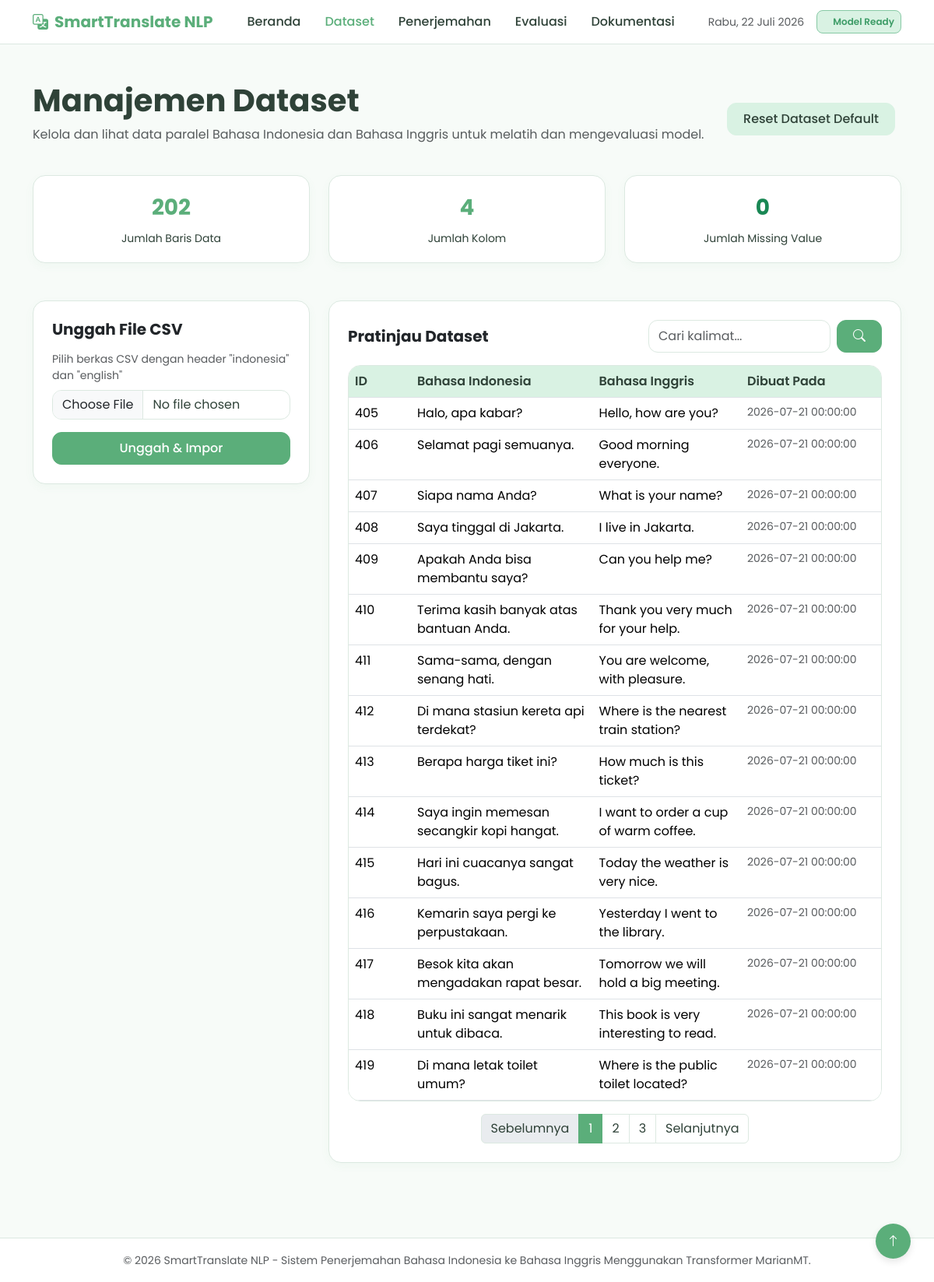
The page /dataset on the database its author committed.
### tables this page shows
CREATE TABLE dataset (
            id INTEGER PRIMARY KEY AUTOINCREMENT,
            indonesia TEXT,
            english TEXT,
            created_at TIMESTAMP DEFAULT CURRENT_TIMESTAMP
        );

### app.py (the view)
@app.route("/dataset")
def dataset():
    page = request.args.get("page", 1, type=int)
    search_query = request.args.get("search", "", type=str)
    per_page = 15
    items, total_count = get_dataset_from_db(page, per_page, search_query)
    stats = get_dataset_stats()
    total_pages = (total_count + per_page - 1) // per_page
    return render_template(
        "dataset.html",
        active_page="dataset",
        today_date=get_formatted_date(),
        items=items,
        page=page,
        total_pages=total_pages,
        search_query=search_query,
        stats=stats
    )

### src/database.py (called while the page is built)
def get_db_connection():
    conn = sqlite3.connect(Config.DATABASE_PATH)
    conn.row_factory = sqlite3.Row
    return conn

### src/dataset.py (called while the page is built)
def get_dataset_stats():
    conn = get_db_connection()
    cursor = conn.cursor()
    cursor.execute("SELECT COUNT(*) FROM dataset")
    total_rows = cursor.fetchone()[0]
    cursor.execute("SELECT COUNT(*) FROM dataset WHERE indonesia IS NULL OR indonesia = '' OR english IS NULL OR english = ''")
    missing_values = cursor.fetchone()[0]
    conn.close()
    return {
        "total_rows": total_rows,
        "total_cols": 4,
        "missing_values": missing_values
    }

### src/utils.py (called while the page is built)
def get_formatted_date() -> str:
    days = ["Senin", "Selasa", "Rabu", "Kamis", "Jumat", "Sabtu", "Minggu"]
    months = [
        "Januari", "Februari", "Maret", "April", "Mei", "Juni",
        "Juli", "Agustus", "September", "Oktober", "November", "Desember"
    ]
    now = datetime.datetime.now()
    day_name = days[now.weekday()]
    month_name = months[now.month - 1]
    return f"{day_name}, {now.day} {month_name} {now.year}"

### templates/dataset.html (shortened to what this page needs)
{% extends "base.html" %}
{% block content %}
<div class="d-flex justify-content-between align-items-center mb-4">
    <div>
        <h1 class="fw-bold">Manajemen Dataset</h1>
        <p class="text-muted">Kelola dan lihat data paralel Bahasa Indonesia dan Bahasa Inggris untuk melatih dan mengevaluasi model.</p>
    </div>
    <div>
        <a href="{{ url_for('import_default_dataset') }}" class="btn btn-secondary me-2">Reset Dataset Default</a>
    </div>
</div>
<div class="row g-4 mb-4">
    <div class="col-md-4">
        <div class="card stat-card">
            <div class="stat-val">{{ stats.total_rows }}</div>
            <div class="stat-lbl mt-2">Jumlah Baris Data</div>
        </div>
    </div>
    <div class="col-md-4">
        <div class="card stat-card">
            <div class="stat-val">{{ stats.total_cols }}</div>
            <div class="stat-lbl mt-2">Jumlah Kolom</div>
        </div>
    </div>
    <div class="col-md-4">
        <div class="card stat-card">
            <div class="stat-val {% if stats.missing_values > 0 %}text-danger{% else %}text-success{% endif %}">
                {{ stats.missing_values }}
            </div>
            <div class="stat-lbl mt-2">Jumlah Missing Value</div>
        </div>
    </div>
</div>
<div class="row g-4 mb-4">
    <div class="col-lg-4">
        <div class="card">
            <h5 class="fw-bold mb-3">Unggah File CSV</h5>
            <form action="{{ url_for('upload_dataset') }}" method="POST" enctype="multipart/form-data">
                <div class="mb-3">
                    <label for="csvFile" class="form-label text-muted small">Pilih berkas CSV dengan header "indonesia" dan "english"</label>
                    <input class="form-control" type="file" id="csvFile" name="file" accept=".csv" required>
                </div>
                <button type="submit" class="btn btn-primary w-100">Unggah & Impor</button>
            </form>
        </div>
    </div>
    <div class="col-lg-8">
        <div class="card">
            <div class="d-flex justify-content-between align-items-center mb-3">
                <h5 class="fw-bold m-0">Pratinjau Dataset</h5>
                <form action="{{ url_for('dataset') }}" method="GET" class="d-flex gap-2" style="width: 300px;">
                    <input type="text" name="search" class="form-control" placeholder="Cari kalimat..." value="{{ search_query }}">
                    <button type="submit" class="btn btn-primary"><i class="bi bi-search"></i></button>
                </form>
            </div>
            <div class="table-responsive table-custom mb-3">
                <table class="table table-hover m-0">
                    <thead>
                        <tr>
                            <th style="width: 80px;">ID</th>
                            <th>Bahasa Indonesia</th>
                            <th>Bahasa Inggris</th>
                            <th style="width: 180px;">Dibuat Pada</th>
                        </tr>
                    </thead>
                    <tbody>
                        {% if items %}
                            {% for item in items %}
                            <tr>
                                <td>{{ item.id }}</td>
                                <td>{{ item.indonesia }}</td>
                                <td>{{ item.english }}</td>
                                <td class="text-muted small">{{ item.created_at }}</td>
                            </tr>
                            {% endfor %}
                        {% else %}
                            <tr>
                                <td colspan="4" class="text-center text-muted">Tidak ada data untuk ditampilkan.</td>
                            </tr>
                        {% endif %}
                    </tbody>
                </table>
            </div>
            {% if total_pages > 1 %}
            <nav>
                <ul class="pagination justify-content-center m-0">
                    <li class="page-item {% if page == 1 %}disabled{% endif %}">
                        <a class="page-link" href="{{ url_for('dataset', page=page-1, search=search_query) }}">Sebelumnya</a>
                    </li>
                    {% for p in range(1, total_pages + 1) %}
                        {% if p == page or (p >= page - 2 and p <= page + 2) %}
                        <li class="page-item {% if p == page %}active{% endif %}">
                            <a class="page-link" href="{{ url_for('dataset', page=p, search=search_query) }}">{{ p }}</a>
                        </li>
                        {% endif %}
                    {% endfor %}
                    <li class="page-item {% if page == total_pages %}disabled{% endif %}">
                        <a class="page-link" href="{{ url_for('dataset', page=page+1, search=search_query) }}">Selanjutnya</a>
                    </li>
                </ul>
            </nav>
            {% endif %}
        </div>
    </div>
</div>
{% endblock %}

### templates/base.html (shortened to what this page needs)
<!DOCTYPE html>
<html lang="id">
<head>
    <link href="https://cdn.jsdelivr.net/npm/bootstrap@5.3.3/dist/css/bootstrap.min.css" rel="stylesheet">
    <link href="https://cdn.jsdelivr.net/npm/bootstrap-icons@1.11.3/font/bootstrap-icons.min.css" rel="stylesheet">
    <link href="{{ url_for('static', filename='css/style.css') }}" rel="stylesheet">
</head>
<body>
    <nav class="navbar navbar-expand-lg sticky-top">
        <div class="container">
            <a class="navbar-brand d-flex align-items-center" href="{{ url_for('index') }}">
                <i class="bi bi-translate me-2"></i>
                <span>SmartTranslate NLP</span>
            </a>
            <div class="collapse navbar-collapse" id="navbarNav">
                <ul class="navbar-nav mx-auto">
                    <li class="nav-item">
                        <a class="nav-link {% if active_page == 'index' %}active{% endif %}" href="{{ url_for('index') }}">Beranda</a>
                    </li>
                    <li class="nav-item">
                        <a class="nav-link {% if active_page == 'dataset' %}active{% endif %}" href="{{ url_for('dataset') }}">Dataset</a>
                    </li>
                    <li class="nav-item">
                        <a class="nav-link {% if active_page == 'translate' %}active{% endif %}" href="{{ url_for('translate') }}">Penerjemahan</a>
                    </li>
                    <li class="nav-item">
                        <a class="nav-link {% if active_page == 'evaluation' %}active{% endif %}" href="{{ url_for('evaluation') }}">Evaluasi</a>
                    </li>
                    <li class="nav-item">
                        <a class="nav-link {% if active_page == 'documentation' %}active{% endif %}" href="{{ url_for('documentation') }}">Dokumentasi</a>
                    </li>
                </ul>
                <div class="d-flex align-items-center gap-3">
                    <span class="navbar-text text-muted small d-none d-lg-inline">{{ today_date }}</span>
                    <span class="badge badge-ready p-2 small d-flex align-items-center gap-1">
                        Model Ready
                    </span>
                </div>
            </div>
        </div>
    </nav>
    <div class="container my-5">
        {% block content %}{% endblock %}
    </div>
    <button id="scrollToTop" class="d-flex" title="Kembali ke atas">
        <i class="bi bi-arrow-up"></i>
    </button>
    <footer class="footer mt-auto py-3 bg-white">
        <div class="container text-center">
            <span class="text-muted small">© 2026 SmartTranslate NLP - Sistem Penerjemahan Bahasa Indonesia ke Bahasa Inggris Menggunakan Transformer MarianMT.</span>
        </div>
    </footer>
</body>
</html>

### static/css/style.css (style rules this page uses)
body { background-color: #F7FBF8; color: #2F4238; font-family: "Poppins", sans-serif; min-height: 100vh; display: flex; flex-direction: column; }
.navbar { background-color: #FFFFFF; border-bottom: 1px solid #DCE9E1; transition: background-color 0.3s, box-shadow 0.3s; }
.navbar-brand { font-weight: 700; color: #5BAE7A !important; }
.nav-link { color: #2F4238 !important; font-weight: 500; margin-right: 15px; transition: color 0.2s; }
.nav-link:hover, .nav-link.active { color: #5BAE7A !important; }
.btn-primary { background-color: #5BAE7A; border-color: #5BAE7A; color: #FFFFFF; border-radius: 12px; font-weight: 500; padding: 8px 20px; transition: background-color 0.2s, border-color 0.2s; }
.btn-secondary { background-color: #D9F2E3; border-color: #D9F2E3; color: #2F4238; border-radius: 12px; font-weight: 500; padding: 8px 20px; transition: background-color 0.2s, border-color 0.2s; }
.card { background-color: #FFFFFF; border: 1px solid #DCE9E1; border-radius: 16px; box-shadow: 0 4px 12px rgba(91, 174, 122, 0.05); padding: 24px; margin-bottom: 24px; }
.badge-ready { background-color: #D9F2E3; color: #3D9C67; border: 1px solid #87C9A5; border-radius: 8px; font-weight: 600; }
.stat-card { text-align: center; border-radius: 16px; border: 1px solid #DCE9E1; background-color: #FFFFFF; padding: 20px; }
.stat-val { font-size: 28px; font-weight: 700; color: #5BAE7A; }
.stat-lbl { font-size: 14px; color: #2F4238; }
footer { background-color: #FFFFFF; border-top: 1px solid #DCE9E1; padding: 20px 0; margin-top: auto; }
#scrollToTop { position: fixed; bottom: 30px; right: 30px; display: none; z-index: 1000; width: 45px; height: 45px; border-radius: 50%; background-color: #5BAE7A; color: #FFFFFF; border: none; align-items: center; justify-content: center; box-shadow: 0 4px 10px rgba(0, 0, 0, 0.1); cursor: pointer; transition: background-color 0.2s; }
.form-control, .form-select { border-radius: 12px; border: 1px solid #DCE9E1; color: #2F4238; }
.table-custom { border-radius: 16px; overflow: hidden; border: 1px solid #DCE9E1; }
.table-custom th { background-color: #D9F2E3; color: #2F4238; font-weight: 600; }
.pagination .page-link { color: #2F4238; border-color: #DCE9E1; }
.pagination .page-item.active .page-link { background-color: #5BAE7A; border-color: #5BAE7A; color: #FFFFFF; }

### rows shown on the page
dataset: id "405", indonesia "Halo, apa kabar?", english "Hello, how are you?", created_at "2026-07-21 00:00:00"
dataset: id "406", indonesia "Selamat pagi semuanya.", english "Good morning everyone.", created_at "2026-07-21 00:00:00"
dataset: id "407", indonesia "Siapa nama Anda?", english "What is your name?", created_at "2026-07-21 00:00:00"
dataset: id "408", indonesia "Saya tinggal di Jakarta.", english "I live in Jakarta.", created_at "2026-07-21 00:00:00"
dataset: id "409", indonesia "Apakah Anda bisa membantu saya?", english "Can you help me?", created_at "2026-07-21 00:00:00"
dataset: id "410", indonesia "Terima kasih banyak atas bantuan Anda.", english "Thank you very much for your help.", created_at "2026-07-21 00:00:00"
dataset: id "411", indonesia "Sama-sama, dengan senang hati.", english "You are welcome, with pleasure.", created_at "2026-07-21 00:00:00"
dataset: id "412", indonesia "Di mana stasiun kereta api terdekat?", english "Where is the nearest train station?", created_at "2026-07-21 00:00:00"
dataset: id "413", indonesia "Berapa harga tiket ini?", english "How much is this ticket?", created_at "2026-07-21 00:00:00"
dataset: id "414", indonesia "Saya ingin memesan secangkir kopi hangat.", english "I want to order a cup of warm coffee.", created_at "2026-07-21 00:00:00"
dataset: id "415", indonesia "Hari ini cuacanya sangat bagus.", english "Today the weather is very nice.", created_at "2026-07-21 00:00:00"
dataset: id "416", indonesia "Kemarin saya pergi ke perpustakaan.", english "Yesterday I went to the library.", created_at "2026-07-21 00:00:00"
dataset: id "417", indonesia "Besok kita akan mengadakan rapat besar.", english "Tomorrow we will hold a big meeting.", created_at "2026-07-21 00:00:00"
dataset: id "418", indonesia "Buku ini sangat menarik untuk dibaca.", english "This book is very interesting to read.", created_at "2026-07-21 00:00:00"
dataset: id "419", indonesia "Di mana letak toilet umum?", english "Where is the public toilet located?", created_at "2026-07-21 00:00:00"

### other values the page prints
{{ today_date }} "Rabu, 22 Juli 2026"
{{ stats.total_rows }} "202"
{{ stats.total_cols }} "4"
{{ stats.missing_values }} "0"
{{ p }} "1" "2" "3"
